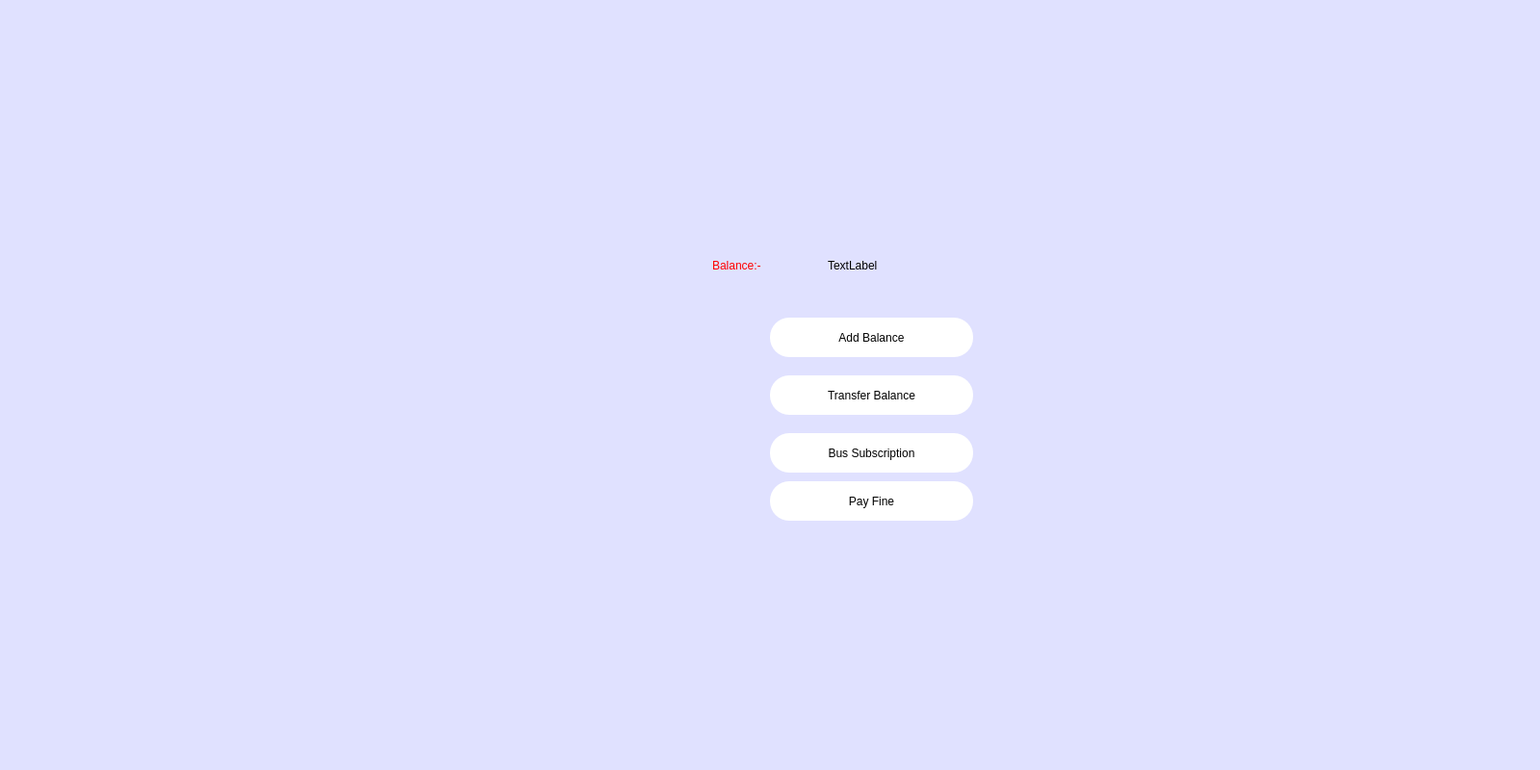
<?xml version="1.0" encoding="UTF-8"?>
<ui version="4.0">
 <class>balance</class>
 <widget class="QMainWindow" name="balance">
  <property name="geometry">
   <rect>
    <x>0</x>
    <y>0</y>
    <width>1600</width>
    <height>800</height>
   </rect>
  </property>
  <property name="windowTitle">
   <string>iCardSIS</string>
  </property>
  <property name="styleSheet">
   <string notr="true">background-color: rgb(224, 225, 255);</string>
  </property>
  <widget class="QWidget" name="centralwidget">
   <widget class="QLabel" name="label">
    <property name="geometry">
     <rect>
      <x>800</x>
      <y>40</y>
      <width>190</width>
      <height>190</height>
     </rect>
    </property>
    <property name="text">
     <string/>
    </property>
    <property name="pixmap">
     <pixmap resource="images/src.qrc">:/images/4.jpg</pixmap>
    </property>
    <property name="scaledContents">
     <bool>true</bool>
    </property>
   </widget>
   <widget class="QPushButton" name="pushButton_addbalance">
    <property name="geometry">
     <rect>
      <x>800</x>
      <y>330</y>
      <width>211</width>
      <height>41</height>
     </rect>
    </property>
    <property name="styleSheet">
     <string notr="true">QPushButton{color: black;

border-radius: 20px;
font: 700 16pt Times New Roman;
background-color: white

}
QPushButton:pressed{background-color: rgb(170, 0, 0);}</string>
    </property>
    <property name="text">
     <string>Add Balance</string>
    </property>
   </widget>
   <widget class="QPushButton" name="pushButton_transferbalance">
    <property name="geometry">
     <rect>
      <x>800</x>
      <y>390</y>
      <width>211</width>
      <height>41</height>
     </rect>
    </property>
    <property name="styleSheet">
     <string notr="true">QPushButton{color: black;

border-radius: 20px;
font: 700 16pt Times New Roman;
background-color: white

}
QPushButton:pressed{background-color: rgb(170, 0, 0);}</string>
    </property>
    <property name="text">
     <string>Transfer Balance</string>
    </property>
   </widget>
   <widget class="QLabel" name="label_2">
    <property name="geometry">
     <rect>
      <x>740</x>
      <y>260</y>
      <width>211</width>
      <height>31</height>
     </rect>
    </property>
    <property name="styleSheet">
     <string notr="true">font: 700 16pt Times New Roman;
color:red</string>
    </property>
    <property name="text">
     <string>Balance:-</string>
    </property>
   </widget>
   <widget class="QPushButton" name="pushButton__bus">
    <property name="geometry">
     <rect>
      <x>800</x>
      <y>450</y>
      <width>211</width>
      <height>41</height>
     </rect>
    </property>
    <property name="styleSheet">
     <string notr="true">QPushButton{color: black;

border-radius: 20px;
font: 700 16pt Times New Roman;
background-color: white

}
QPushButton:pressed{background-color: rgb(170, 0, 0);}</string>
    </property>
    <property name="text">
     <string>Bus Subscription</string>
    </property>
   </widget>
   <widget class="QLabel" name="label_availBal">
    <property name="geometry">
     <rect>
      <x>860</x>
      <y>250</y>
      <width>101</width>
      <height>51</height>
     </rect>
    </property>
    <property name="styleSheet">
     <string notr="true">color: rgb(0, 0, 0);
font: 700 12pt &quot;Times New Roman&quot;;</string>
    </property>
    <property name="text">
     <string>TextLabel</string>
    </property>
   </widget>
   <widget class="QPushButton" name="payFine">
    <property name="geometry">
     <rect>
      <x>800</x>
      <y>500</y>
      <width>211</width>
      <height>41</height>
     </rect>
    </property>
    <property name="styleSheet">
     <string notr="true">QPushButton{color: black;

border-radius: 20px;
font: 700 16pt Times New Roman;
background-color: white

}
QPushButton:pressed{background-color: rgb(170, 0, 0);}</string>
    </property>
    <property name="text">
     <string>Pay Fine</string>
    </property>
   </widget>
  </widget>
  <widget class="QStatusBar" name="statusbar"/>
 </widget>
 <resources>
  <include location="images/src.qrc"/>
 </resources>
 <connections/>
</ui>
